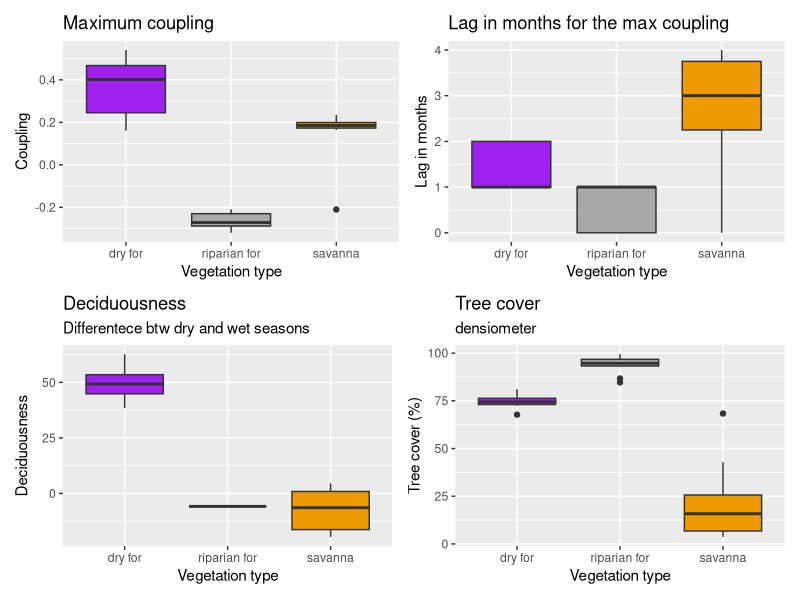

The R script that drew this image:
## ---- chunk 1
library(tidyverse)
library(patchwork)
library(RColorBrewer)
## ---- chunk 2
fire <- read.table("./fire_freq_pontos.txt")

tc_field <- read.table("./tc_field.txt", h = T)
#write.table(tc_field, "tc_field.txt")

tc_hansen <- read.table("./tc_hansen.txt", h = T) 
#write.table(tc_hansen, "tc_hansen.txt")


coup <- read.table("./coup.txt", h = T) 
#write.table(coup, "coup.txt")

traits <- read.table("./traits_community_mean.txt", h = T)
#write.table(traits, "traits.txt")


evi2 <- read.table("evi2_estatistic.txt", h = T)

deciduousness <- (tc_field$wet-tc_field$dry)
data <- coup %>% add_column(freq_fire = fire[1:30,1]) %>% add_column(tree_cover_wet = tc_field$wet)%>% add_column(tree_cover_dry = tc_field$dry) %>% add_column(tree_cover_hansen = tc_hansen[1:30,1]) %>% add_column(phenology = deciduousness) %>% add_column(evi2[1:30,1:4]) %>% rename(Vegetation_type=Fitofisionomia)

## ---- chunk 3
a<- data %>% 
  ggplot()+
   aes(y = Coup_lag_max, fill = factor(Vegetation_type), x = factor(Vegetation_type))+
  geom_boxplot(show.legend = FALSE)+
  ggtitle("Maximum coupling")+
   scale_fill_manual(values=c("purple", "darkgrey", "orange2"))+  ylab("Coupling")+
  xlab("Vegetation type")


b<-data %>% 
  ggplot()+
  aes(y = Lag, fill = factor(Vegetation_type), x = factor(Vegetation_type))+
  geom_boxplot(show.legend = FALSE)+
  ggtitle("Lag in months for the max coupling")+
   scale_fill_manual(values=c("purple", "darkgrey", "orange2"))+
  ylab("Lag in months")+
  xlab("Vegetation type")


c<-data %>% 
  ggplot()+
  aes(y = deciduousness, fill = factor(Vegetation_type), x = factor(Vegetation_type))+
  geom_boxplot(show.legend = FALSE)+
  ggtitle("Deciduousness", subtitle = "Differentece btw dry and wet seasons")+
     scale_fill_manual(values=c("purple", "darkgrey", "orange2"))+
  ylab("Deciduousness")+
  xlab("Vegetation type")

d <- data %>% 
  ggplot()+
  aes(y = tree_cover_wet, fill = factor(Vegetation_type), x = factor(Vegetation_type))+
  geom_boxplot(show.legend = FALSE)+
  ggtitle("Tree cover", subtitle = "densiometer")+
   scale_fill_manual(values=c("purple", "darkgrey", "orange2"))+
  ylab("Tree cover (%)")+
  xlab("Vegetation type")

## ---- chunk 4
(a|b)/(c|d)
